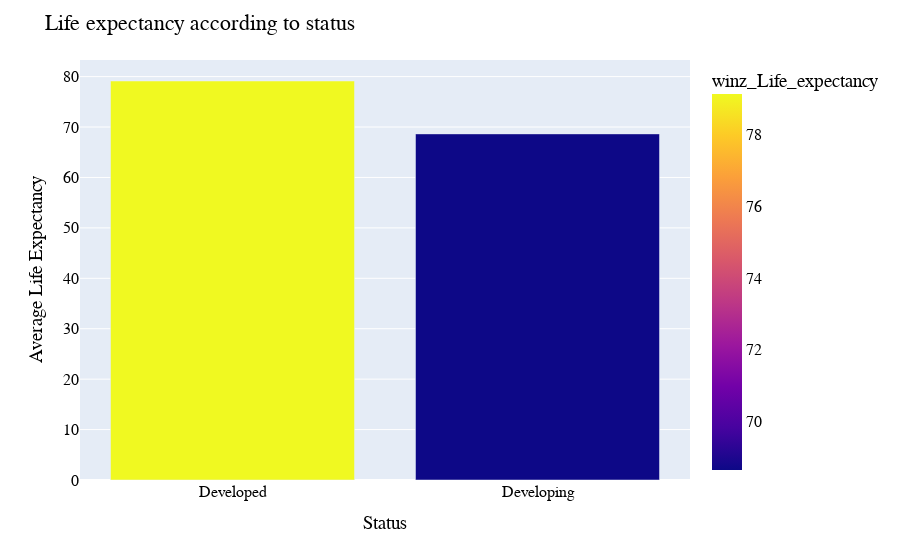

Notebook code for this chart:
### Code cell
status_life_exp = modified_df.groupby(by=['Status']).mean().reset_index().sort_values('winz_Life_expectancy',ascending=False).reset_index(drop=True)

plt.figure(figsize=(20,10))

fig = px.bar(status_life_exp, x='Status', y='winz_Life_expectancy',color='winz_Life_expectancy')

fig.update_layout(
        title="Life expectancy according to status",
        xaxis_title="Status",
        yaxis_title="Average Life Expectancy",
        font=dict(
            family="Courier New",
            size=16,
            color="black"
        )
    )
fig.show()

### Figure 1 — Plotly figure (JSON) as saved in the notebook; plotly's stock layout.template omitted (floating-point values rounded to 4 significant figures)
{"data": [{"alignmentgroup": "True", "hovertemplate": "Status=%{x}<br>winz_Life_expectancy=%{marker.color}<extra></extra>", "legendgroup": "", "marker": {"color": [79.13, 68.64], "coloraxis": "coloraxis", "pattern": {"shape": ""}}, "name": "", "offsetgroup": "", "orientation": "v", "showlegend": false, "textposition": "auto", "type": "bar", "x": ["Developed", "Developing"], "xaxis": "x", "y": [79.13, 68.64], "yaxis": "y"}], "layout": {"barmode": "relative", "coloraxis": {"colorbar": {"title": {"text": "winz_Life_expectancy"}}, "colorscale": [[0, "#0d0887"], [0.1111, "#46039f"], [0.2222, "#7201a8"], [0.3333, "#9c179e"], [0.4444, "#bd3786"], [0.5556, "#d8576b"], [0.6667, "#ed7953"], [0.7778, "#fb9f3a"], [0.8889, "#fdca26"], [1, "#f0f921"]]}, "font": {"color": "black", "family": "Courier New", "size": 16}, "legend": {"tracegroupgap": 0}, "margin": {"t": 60}, "title": {"text": "Life expectancy according to status"}, "xaxis": {"anchor": "y", "domain": [0, 1], "title": {"text": "Status"}}, "yaxis": {"anchor": "x", "domain": [0, 1], "title": {"text": "Average Life Expectancy"}}}}
